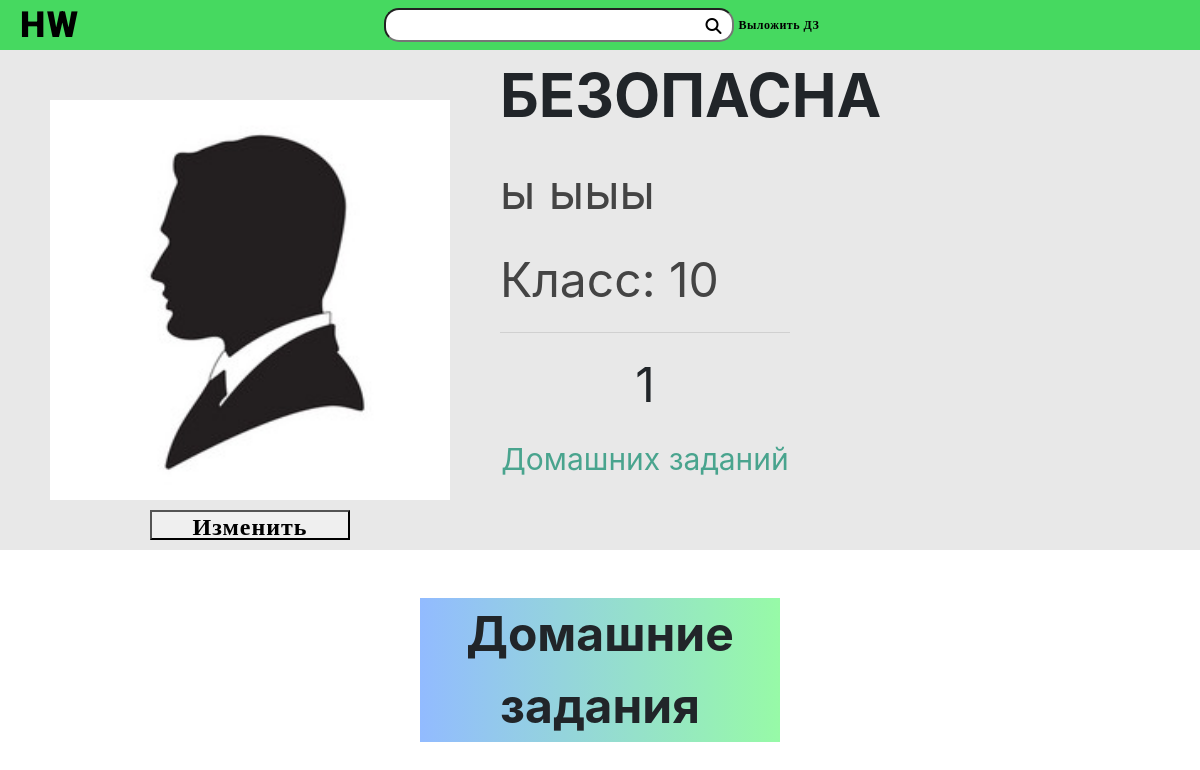
The app's page /id14 (signed in), older data.
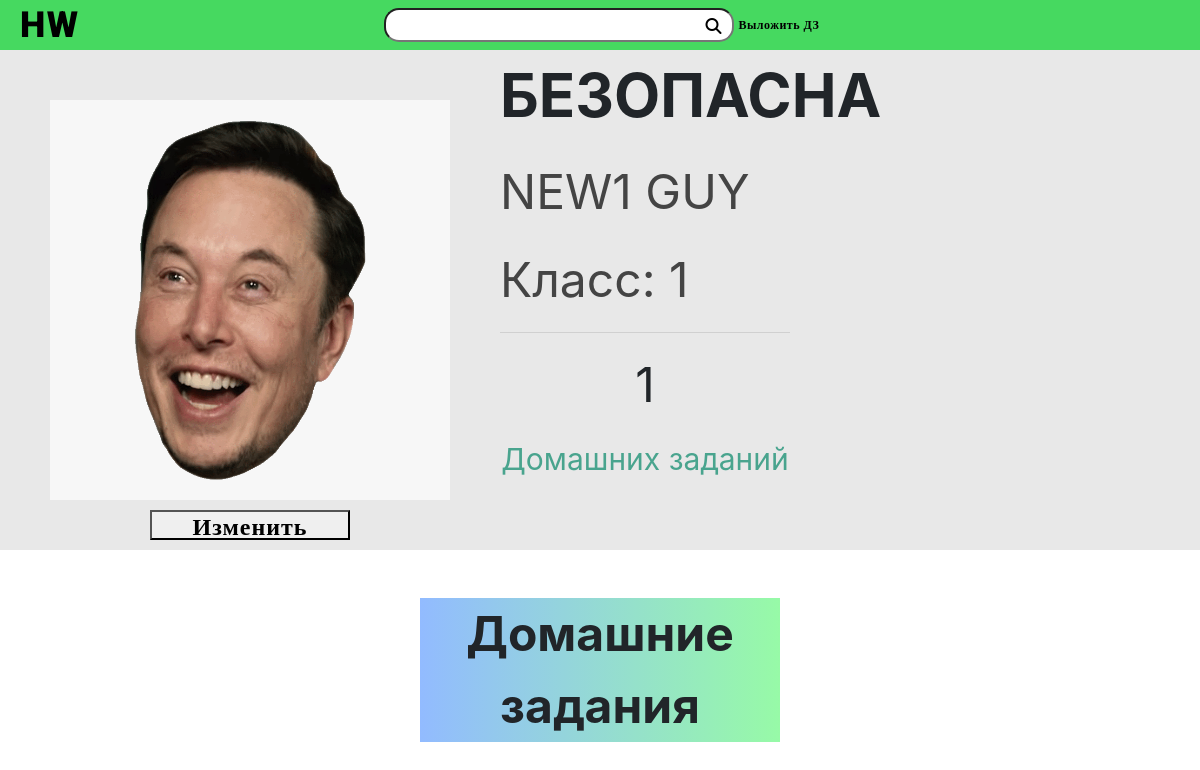
The same page, newer data.
### users/models.py (models this page shows, shortened)
class UserProfile(models.Model):
	user = models.OneToOneField(User, related_name='profile', on_delete=models.CASCADE)
	name = models.CharField(max_length=15, blank=True, validators=[validate_input])
	surname = models.CharField(max_length=15, blank=True, validators=[validate_input])
	grade = models.IntegerField(choices=create_grades(), default=1)
	photo = models.ImageField(upload_to=upload_location, default='users/default.jpg')

### users/views.py (the view)
# urls.py: path('id<int:id_>', views.profile, name='profile'),
@login_required
def profile(request, id_):
	user = User.objects.all().get(id__exact=id_)
	print(user.username)
	profile = user.profile
	homeworks = Homework.objects.all().publisher(user)
	context = {'user':request.user, 'page_user':user, 'profile':profile, 'homeworks':homeworks}
	return render(request, 'users/profile.html', context)

### homeworks/models.py (called while the page is built)
	def publisher(self, user):
		return self.filter(
			publisher__exact = user)

	def get_queryset(self):
		return HomeworkQuerySet(self.model, using=self._db)

### users/models.py (called while the page is built)
	def get_queryset(self):
		return UserQuerySet(self.model, using=self._db)

### users/templates/users/profile.html (shortened to what this page needs)
{% extends 'navbar.html' %}
{% load static %}
{% block link %}
	<link rel="stylesheet" href="{% static 'styles/style_profile.css' %}?version=8">
{% endblock %}
{% block content %}
	<div class="show_profile" id="info" style="display: grid">
		<div class="profile_image">
			<img class="profile_image_img" src="{{profile.photo.url}}" alt="Блять не загузилось!!!" height="400px" width="400px">
			<button class="profile_image_button usual" type="button" onclick="ChangeProfile()">Изменить</button>
		</div>
		<div class="profile_info">
			<p style="font-size: 60px; font-weight: bold;">{{page_user.username}}</p>
			<p style="font-size: 48px; color: #444444;">
				{% if profile.name and profile.surname %}
				{{profile.name}} {{profile.surname}}
				{% endif %}
			</p>
			<p style="font-size: 48px; color: #444444;">
				{% if profile.grade %}
				Класс: {{profile.grade}}
				{% else %}
				Класс: *не указан*
				{% endif %}
			</p>
			<div class="profile_info_hwcounter">
				<hr width="100%" style="bottom: 0">
				<p style="font-size: 48px; float:top" align="center">{{homeworks.count}}</p>
				<p style="font-size: 30px; float:top; color:#49a48e" align="center">Домашних заданий</p>
			</div>
		</div>
	</div>
	<div class="profile_show_homework">
		<p align="center" style="font-size: 48px; background: rgb(1,0,255); background: linear-gradient(90deg, #92bbff 0%, #97faa7 100%); width: 30%; margin-right: auto; margin-left: auto; font-weight: bold;">Домашние задания</p>
	</div>
{% endblock %}

Row changes from the older to the newer data that the page shows:
changed UserProfile: photo: a different picture; name "ы" → "NEW1"; surname "ыыы" → "GUY"; grade "10" → "1"
